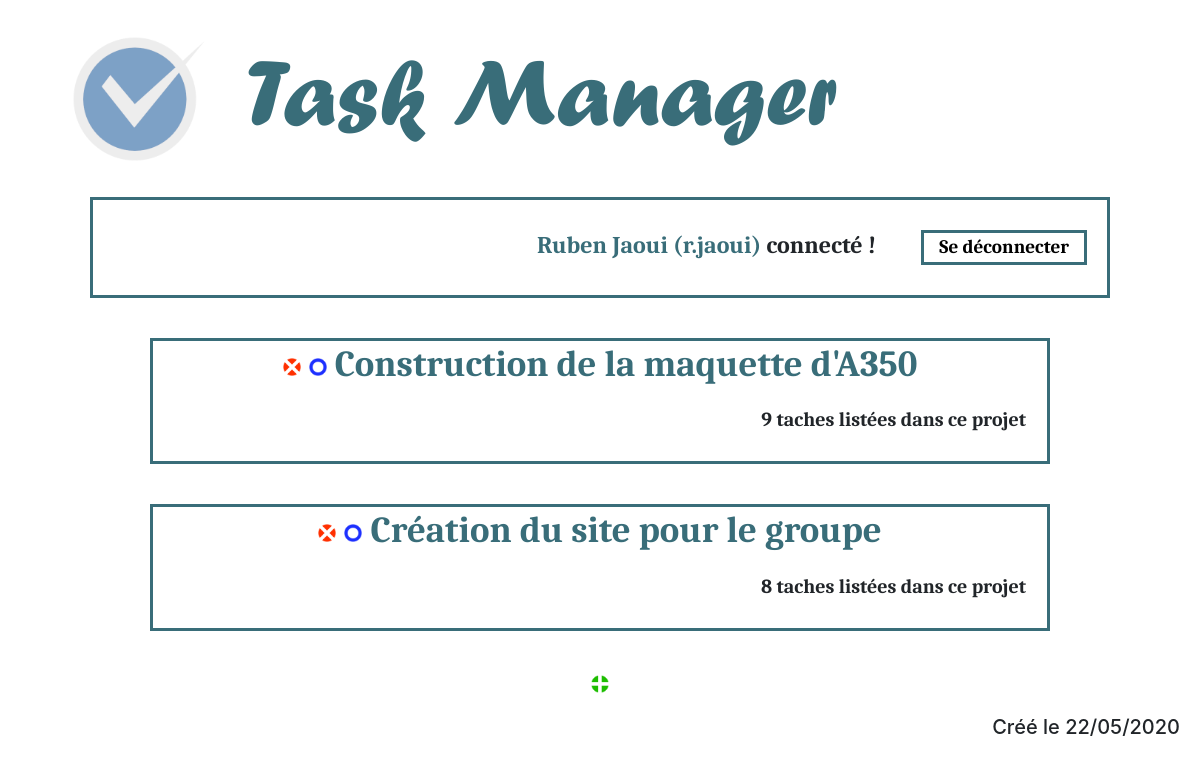
The app's page /manager/projects/ (signed in) with its own data.
### taskmanager/models.py (models this page shows, shortened)
class Projet(models.Model):
    nom = models.CharField(max_length=100)
    class Meta:
        verbose_name = "projet"

### taskmanager/views.py (the view)
# urls.py: path('projects/', projets, name = "Projets"),
def projets(request):
    connected = request.user.is_authenticated
    name = ""
    username = ""
    projets_list = []
    projets_taches_nbre = []
    projets = []
    if connected:
        name = request.user.first_name + " " + request.user.last_name
        username = request.user.username
        if request.user.has_perm('taskmanager.view_projet'):
            modify = request.user.has_perm('taskmanager.modify_projet')
            add = request.user.has_perm('taskmanager.add_projet')
            delete = request.user.has_perm('taskmanager.delete_projet')
            projets_list = list(Projet.objects.all())
            for projet in projets_list:
                projets_taches_nbre.append(0)
                for tache in Tache.objects.all():
                    if tache.projet == projet:
                        projets_taches_nbre[-1]+=1
                projets.append([projet, projets_taches_nbre[-1]])
        else:
            return redirect(denied)
    else:
        return redirect(connect)
    return render(request, 'taskmanager/projects.html', locals())

### templates/taskmanager/projects.html (shortened to what this page needs)
{% extends "base.html" %}
{% load static %}
{% block css %}<link rel="stylesheet" href="{% static 'css/taskmanager/projets.css' %} ">{% endblock %}
{% block contenu %}
    <ul>
    {% for projet in projets %}
        <a class = "links" href="{% url "Projet" projet.0.id %}">
            <li>
                <table class="projet">
                    <tr>
                        <td>
                            <h3>
                                {% if delete %}
                                    <a href="{% url "Suppression Projet" projet.0.id %}"><img src="{% static "images/del.png" %}" alt="del" width = "18px"/></a>
                                {% endif %}
                                {% if modify %}
                                    <a href="{% url "Modification Projet" projet.0.id %}"><img src="{% static "images/mod.png" %}" alt="mod" width = "18px"/></a>
                                {% endif %}
                                {{ projet.0.nom }}
                            </h3>
                        </td>
                    </tr>
                    <tr>
                        <td>
                            <h5>{{ projet.1 }} tache{{ projet.1|pluralize }} listée{{ projet.1|pluralize }} dans ce projet</h5>
                        </td>
                    </tr>
                </table>
            </li>
        </a>
    {% endfor %}
    </ul>
    {% if add %}
        <div class="center">
            <a href="{% url "Ajout Projet" %}"><img src="{% static "images/add.png" %}" alt="add" width = "18px"/></a>
        </div>
    {% endif %}
{% endblock %}

### templates/base.html (shortened to what this page needs)
<!DOCTYPE html>
<html lang="en">
<head>
    {% load static %}
    <link rel="stylesheet" href="https://maxcdn.bootstrapcdn.com/bootstrap/4.5.0/css/bootstrap.min.css">
    <link rel="stylesheet" href="{% static 'css/base.css' %} ">
    {% block css %}{% endblock %}
</head>
<body>
    <div class="center per-90">
        <table id="full">
            <tr>
                <td id = "icon-cont">
                    <img src="{% static "images/icon.png" %}" alt="logo" id="icon"/>
                </td>
                <td>
                    <h1 id = "title">Task Manager</h1>
                </td>
            </tr>
        </table>
    </div>
    <div class="center bloc-85">
        {% if connected %}
            <h4 class="regular"><span>{{ name }} ({{ username }})</span> connecté ! <a href="{% url "Deconnexion" %}"><button id="disconnect">Se déconnecter</button></a></h4>
        {% else %}
            <h4 class="regular">Non connecté...</h4>
        {% endif %}
    </div>
    <div id="content" class="regular">
        {% block contenu %}{% endblock %}
    </div>
    <h5>Créé le 22/05/2020</h5>
</body>
</html>

### static/css/base.css (style rules this page uses)
.regular { font-family: 'Caladea'; }
h1 { width: 85%; margin: auto; padding: 5px; padding-bottom: 15px; font-size: 600%; color: #396d79; font-family: 'Forte'; }
h3 { color: #396d79; width: 85%; margin: auto; font-size: 230%; text-align: center; }
h4 { font-size: 150%; text-align: right; margin-top: 10px; margin-bottom: 10px; }
#disconnect { font-size: 80%; background-color: transparent; border: solid 3px #396d79; padding: 3px 15px; margin-left: 40px; }
h5 { text-align: right; padding: 20px; }
#icon { width: 100%; height: 100%; float:left; }
#title { margin: 30px; font-size: 600%; color: #396d79; font-family: 'Forte'; text-align: left; }
.bloc-85 { padding: 20px; width: 85%; border: solid 3px #396d79; margin: 15px; }
.per-90 { width: 90%; }
.center { margin: auto }
#full { width: 100%; }
#icon-cont { width: 150px; height: 150px; }
span { color: #396d79; }

### static/css/taskmanager/projets.css (style rules this page uses)
ul { padding:0px; list-style: none; }
.projet { width: 75%; margin: 40px auto; border: solid 3px #396d79; }
h3 { width: 90%; margin: auto; }
a { color: inherit; text-decoration: none; }
.center { margin: auto; text-align: center; }

### records on screen
Projet: nom "Construction de la maquette d'A350", projet "9"
Projet: nom "Création du site pour le groupe", projet "8"

### other values on screen
{{ name }} "Ruben Jaoui"
{{ username }} "r.jaoui"
